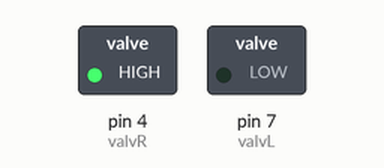
Simulated run of this sketch. Board: Arduino Uno, built with avr-gcc and run on an emulated ATmega328P. Parts: switched loads named in the sketch (green lamp = pin HIGH).

Above: at 0.1 s.
At 10.1 s:
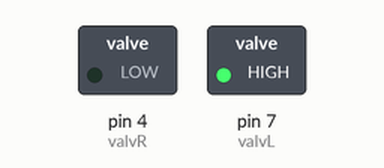
At 20.1 s:
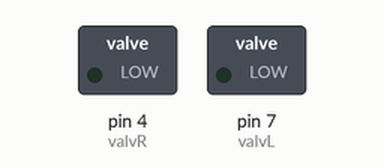
Timing chart, 0 to 21.6 s (numbered marks = the images above):
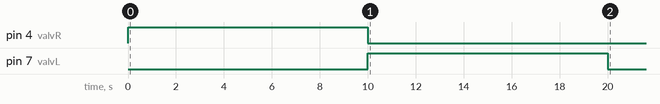

The sketch:

WaterFlow.ino
```cpp
 // Lets the water flow right then  left

int valvL = 7;
int valvR = 4;

//int aoPIN = 44;
int TimeDelay = 10000;

// the setup function runs once when you press reset or power the board
void setup() {
  pinMode(valvL, OUTPUT);
  pinMode(valvR, OUTPUT);
  //pinMode(aoPIN, OUTPUT);
  //digitalWrite(aoPIN, LOW);

  digitalWrite(valvR, HIGH);
  delay(TimeDelay);
  digitalWrite(valvR, LOW);
  digitalWrite(valvL, HIGH);
  delay(TimeDelay);
  digitalWrite(valvL, LOW);
}

// the loop function runs over and over again forever
void loop() {

}
```
